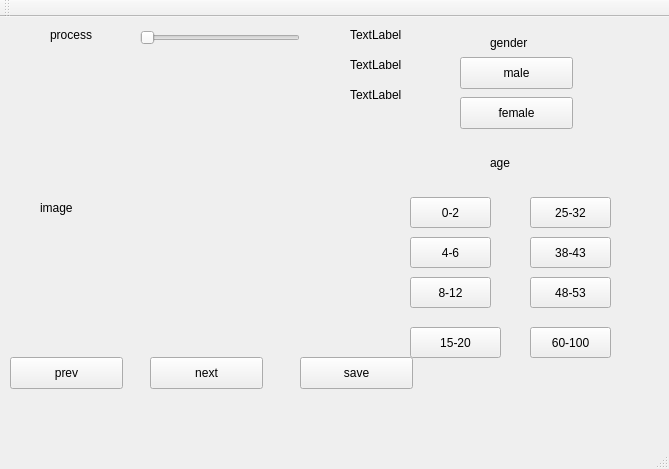
<?xml version="1.0" encoding="UTF-8"?>
<ui version="4.0">
 <class>MainWindow</class>
 <widget class="QMainWindow" name="MainWindow">
  <property name="geometry">
   <rect>
    <x>0</x>
    <y>0</y>
    <width>669</width>
    <height>469</height>
   </rect>
  </property>
  <property name="windowTitle">
   <string>MainWindow</string>
  </property>
  <widget class="QWidget" name="centralWidget">
   <widget class="QPushButton" name="pushButton_male">
    <property name="geometry">
     <rect>
      <x>460</x>
      <y>40</y>
      <width>113</width>
      <height>32</height>
     </rect>
    </property>
    <property name="text">
     <string>male</string>
    </property>
   </widget>
   <widget class="QPushButton" name="pushButton_female">
    <property name="geometry">
     <rect>
      <x>460</x>
      <y>80</y>
      <width>113</width>
      <height>32</height>
     </rect>
    </property>
    <property name="text">
     <string>female</string>
    </property>
   </widget>
   <widget class="QPushButton" name="pushButton_02">
    <property name="geometry">
     <rect>
      <x>410</x>
      <y>180</y>
      <width>81</width>
      <height>31</height>
     </rect>
    </property>
    <property name="text">
     <string>0-2</string>
    </property>
   </widget>
   <widget class="QPushButton" name="pushButton_46">
    <property name="geometry">
     <rect>
      <x>410</x>
      <y>220</y>
      <width>81</width>
      <height>31</height>
     </rect>
    </property>
    <property name="text">
     <string>4-6</string>
    </property>
   </widget>
   <widget class="QPushButton" name="pushButton_812">
    <property name="geometry">
     <rect>
      <x>410</x>
      <y>260</y>
      <width>81</width>
      <height>31</height>
     </rect>
    </property>
    <property name="text">
     <string>8-12</string>
    </property>
   </widget>
   <widget class="QPushButton" name="pushButton_2532">
    <property name="geometry">
     <rect>
      <x>530</x>
      <y>180</y>
      <width>81</width>
      <height>31</height>
     </rect>
    </property>
    <property name="text">
     <string>25-32</string>
    </property>
   </widget>
   <widget class="QPushButton" name="pushButton_4853">
    <property name="geometry">
     <rect>
      <x>530</x>
      <y>260</y>
      <width>81</width>
      <height>31</height>
     </rect>
    </property>
    <property name="text">
     <string>48-53</string>
    </property>
   </widget>
   <widget class="QPushButton" name="pushButton_3843">
    <property name="geometry">
     <rect>
      <x>530</x>
      <y>220</y>
      <width>81</width>
      <height>31</height>
     </rect>
    </property>
    <property name="text">
     <string>38-43</string>
    </property>
   </widget>
   <widget class="QPushButton" name="pushButton_60100">
    <property name="geometry">
     <rect>
      <x>530</x>
      <y>310</y>
      <width>81</width>
      <height>31</height>
     </rect>
    </property>
    <property name="text">
     <string>60-100</string>
    </property>
   </widget>
   <widget class="QLabel" name="label">
    <property name="geometry">
     <rect>
      <x>490</x>
      <y>10</y>
      <width>81</width>
      <height>31</height>
     </rect>
    </property>
    <property name="text">
     <string>gender</string>
    </property>
   </widget>
   <widget class="QLabel" name="label_2">
    <property name="geometry">
     <rect>
      <x>490</x>
      <y>130</y>
      <width>81</width>
      <height>31</height>
     </rect>
    </property>
    <property name="text">
     <string>age</string>
    </property>
   </widget>
   <widget class="QLabel" name="label_3">
    <property name="geometry">
     <rect>
      <x>40</x>
      <y>80</y>
      <width>341</width>
      <height>221</height>
     </rect>
    </property>
    <property name="text">
     <string>image</string>
    </property>
   </widget>
   <widget class="QPushButton" name="pushButton_prev">
    <property name="geometry">
     <rect>
      <x>10</x>
      <y>340</y>
      <width>113</width>
      <height>32</height>
     </rect>
    </property>
    <property name="text">
     <string>prev</string>
    </property>
   </widget>
   <widget class="QPushButton" name="pushButton_next">
    <property name="geometry">
     <rect>
      <x>150</x>
      <y>340</y>
      <width>113</width>
      <height>32</height>
     </rect>
    </property>
    <property name="text">
     <string>next</string>
    </property>
   </widget>
   <widget class="QPushButton" name="pushButton_1520">
    <property name="geometry">
     <rect>
      <x>410</x>
      <y>310</y>
      <width>91</width>
      <height>31</height>
     </rect>
    </property>
    <property name="text">
     <string>15-20</string>
    </property>
   </widget>
   <widget class="QPushButton" name="pushButton_save">
    <property name="geometry">
     <rect>
      <x>300</x>
      <y>340</y>
      <width>113</width>
      <height>32</height>
     </rect>
    </property>
    <property name="text">
     <string>save</string>
    </property>
   </widget>
   <widget class="QSlider" name="horizontalSlider_progress">
    <property name="geometry">
     <rect>
      <x>140</x>
      <y>10</y>
      <width>160</width>
      <height>22</height>
     </rect>
    </property>
    <property name="orientation">
     <enum>Qt::Horizontal</enum>
    </property>
   </widget>
   <widget class="QLabel" name="label_4">
    <property name="geometry">
     <rect>
      <x>50</x>
      <y>10</y>
      <width>59</width>
      <height>16</height>
     </rect>
    </property>
    <property name="text">
     <string>process</string>
    </property>
   </widget>
   <widget class="QLabel" name="label_5">
    <property name="geometry">
     <rect>
      <x>350</x>
      <y>10</y>
      <width>59</width>
      <height>16</height>
     </rect>
    </property>
    <property name="text">
     <string>TextLabel</string>
    </property>
   </widget>
   <widget class="QLabel" name="label_6">
    <property name="geometry">
     <rect>
      <x>350</x>
      <y>40</y>
      <width>59</width>
      <height>16</height>
     </rect>
    </property>
    <property name="text">
     <string>TextLabel</string>
    </property>
   </widget>
   <widget class="QLabel" name="label_7">
    <property name="geometry">
     <rect>
      <x>350</x>
      <y>70</y>
      <width>59</width>
      <height>16</height>
     </rect>
    </property>
    <property name="text">
     <string>TextLabel</string>
    </property>
   </widget>
  </widget>
  <widget class="QMenuBar" name="menuBar">
   <property name="geometry">
    <rect>
     <x>0</x>
     <y>0</y>
     <width>669</width>
     <height>22</height>
    </rect>
   </property>
  </widget>
  <widget class="QToolBar" name="mainToolBar">
   <attribute name="toolBarArea">
    <enum>TopToolBarArea</enum>
   </attribute>
   <attribute name="toolBarBreak">
    <bool>false</bool>
   </attribute>
  </widget>
  <widget class="QStatusBar" name="statusBar"/>
 </widget>
 <layoutdefault spacing="6" margin="11"/>
 <resources/>
 <connections/>
</ui>
